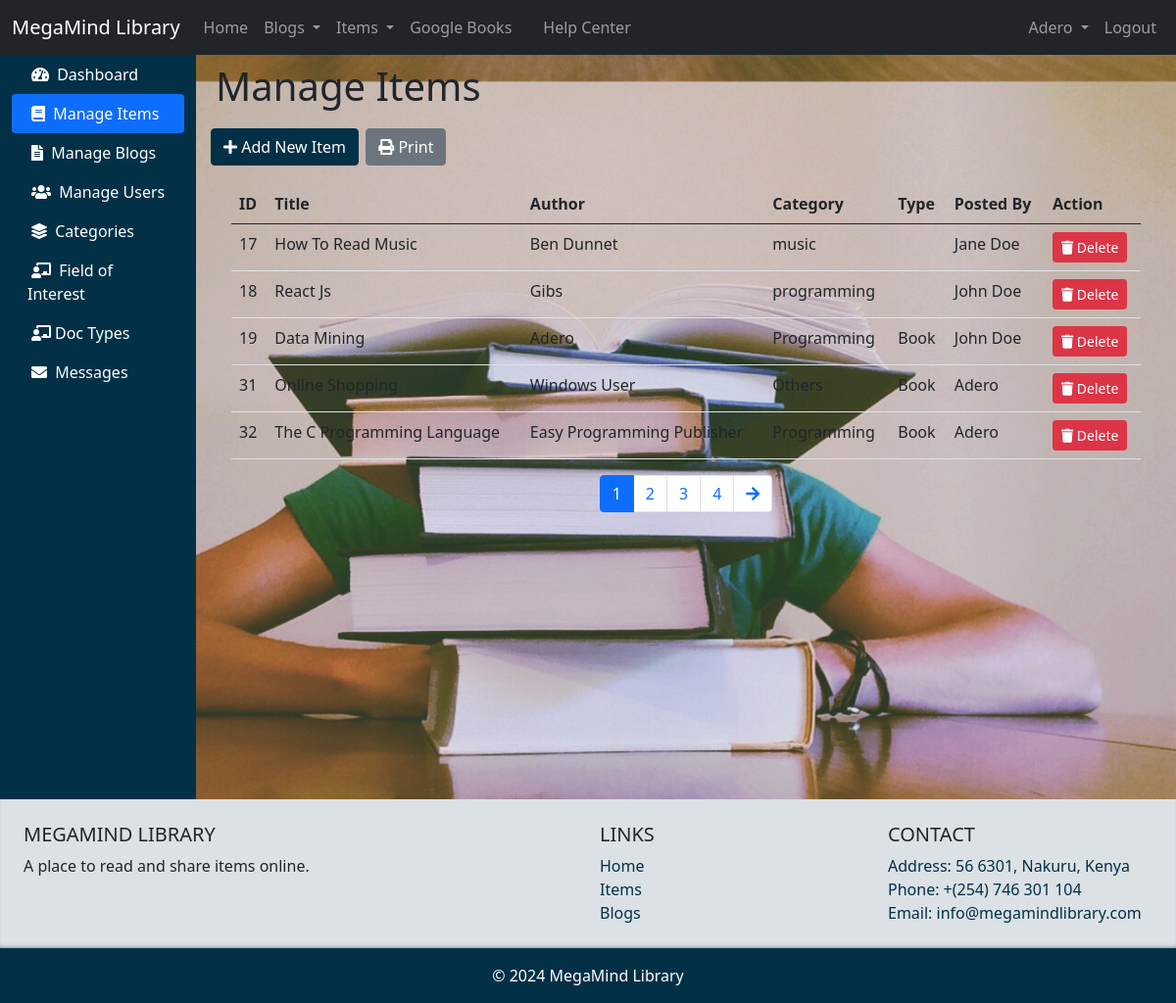
Page /Admin/admin_dashboard.php?tab=items (signed in) on the committed database.
### tables this page shows
CREATE TABLE `items` (
  `id` int(11) NOT NULL,
  `title` varchar(255) NOT NULL,
  `author` varchar(255) NOT NULL,
  `filename` varchar(255) NOT NULL,
  `file_size` int(11) DEFAULT 0,
  `file_path` varchar(255) NOT NULL DEFAULT '',
  `description` text DEFAULT NULL,
  `public` tinyint(1) NOT NULL DEFAULT 0,
  `user_id` int(11) NOT NULL,
  `created_at` timestamp NOT NULL DEFAULT current_timestamp(),
  `category` varchar(255) NOT NULL,
  `posted_by` varchar(255) NOT NULL,
  `image_path` varchar(255) DEFAULT NULL,
  `image` varchar(255) DEFAULT NULL,
  `doc_type` varchar(255) NOT NULL
);

### inc/functions.php (called while the page is built, shortened)
<?php
include "config.php";
function getTotalItems()
{
    global $conn;
    $result = mysqli_query($conn, "SELECT COUNT(*) FROM items");
    $row = mysqli_fetch_array($result);
    return $row[0];
}
function getItemsByPage($offset, $limit)
{
    global $conn;
    $result = mysqli_query($conn, "SELECT * FROM items ORDER BY id ASC LIMIT $offset, $limit");
    $rows = array();
    while ($row = mysqli_fetch_assoc($result)) {
        $rows[] = $row;
    }
    return $result;
}

### Admin/manage_items.php (the view, shortened to what this page needs)
<?php
$records_per_page = 5;
$current_page = isset($_GET['page']) ? $_GET['page'] : 1;
$offset = ($current_page - 1) * $records_per_page;
$total_items = getTotalItems();
$total_pages = ceil($total_items / $records_per_page);
$items = getItemsByPage($offset, $records_per_page);
?>
<h1 class="p-2">Manage Items</h1>
<div class="mb-3">
    <a href="./../inc/item_upload.php" class="btn btn-primary"><i class="fas fa-plus"></i> Add New Item</a>
    <button class="btn btn-secondary" onclick="printTable()"><i class="fas fa-print"></i> Print</button>
</div>
<div class="container" style="min-height: 50vh;">
    <div class="table-wrapper">
        <table class="table table-hover">
            <thead>
                <tr>
                    <th>ID</th>
                    <th>Title</th>
                    <th>Author</th>
                    <th>Category</th>
                    <th>Type</th>
                    <th>Posted By</th>
                    <th>Action</th>
                </tr>
            </thead>
            <tbody>
                <?php foreach ($items as $item) { ?>
                    <tr>
                        <td><?php echo $item['id']; ?></td>
                        <td><?php echo $item['title']; ?></td>
                        <td><?php echo $item['author']; ?></td>
                        <td><?php echo $item['category']; ?></td>
                        <td><?php echo $item['doc_type']; ?></td>
                        <td><?php echo $item['posted_by']; ?></td>
                        <td>
                            <a href="delete_item.php?id=<?php echo $item['id']; ?>" class="btn btn-sm btn-danger"><i class="fas fa-trash"></i> Delete</a>
                        </td>
                    </tr>
                <?php } ?>
            </tbody>
        </table>
    </div>
    <nav aria-label="Page navigation">
        <ul class="pagination justify-content-center">
            <?php for ($i = 1; $i <= $total_pages; $i++) { ?>
                <li class="page-item <?php echo $current_page == $i ? 'active' : ''; ?>"><a class="page-link" href="?tab=items&page=<?php echo $i; ?>"><?php echo $i; ?></a></li>
            <?php } ?>
            <?php if ($current_page < $total_pages) { ?>
                <li class="page-item"><a class="page-link" href="?tab=items&page=<?php echo $current_page + 1; ?>"><i class="fa fa-arrow-right" aria-hidden="true"></i></a></li>
            <?php } ?>
        </ul>
    </nav>
</div>

### css/style.css (style rules this page uses)
body::before { content: ""; position: fixed; top: 0; right: 0; bottom: 0; left: 0; z-index: -1; background-image: url(./images/item_images/item-2.jpg); background-size: 100%; background-position: center center; background-attachment: fixed; opacity: 1; }
body { background-color: #f7f7f7; }
.btn-primary { background-color: #023047; border-color: #023047; margin: 3px; }

### rows in the picture
items: id "17", title "How To Read Music", author "Ben Dunnet", category "music", posted_by "Jane Doe"
items: id "18", title "React Js", author "Gibs", category "programming", posted_by "John Doe"
items: id "19", title "Data Mining", author "Adero", category "Programming", doc_type "Book", posted_by "John Doe"
items: id "31", title "Online Shopping", author "Windows User", category "Others", doc_type "Book", posted_by "Adero"
items: id "32", title "The C Programming Language", author "Easy Programming Publisher", category "Programming", doc_type "Book", posted_by "Adero"

### other values in the picture
$_SESSION["username"] "Adero"
